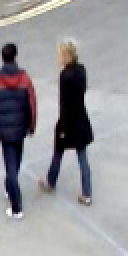
#> input picture Project/DATAIMAGE/positive/111.png, 64 x 128 px (shown 2 times larger); its folder holds only this picture in this run
$ python training_SVM.py   (older library calls are emulated)
#> lines starting #> are read from the running program, lines starting #| are printed output that depends on the picture
### Project/hog1.py
import cv2
import numpy as np
import matplotlib.pyplot as plt
from numpy import linalg as LA
import warnings
warnings.filterwarnings("ignore")

def hog_feature(img_gray, cell_size=8, block_size=2, bins=9):
    img = img_gray
    h, w = img.shape # 128, 64
    # gradient
    xkernel = np.array([[-1, 0, 1]])
    ykernel = np.array([[-1], [0], [1]])
    dx = cv2.filter2D(img, cv2.CV_32F, xkernel)
    dy = cv2.filter2D(img, cv2.CV_32F, ykernel)

    # histogram
    magnitude = np.sqrt(np.square(dx) + np.square(dy))
    orientation = np.arctan(np.divide(dy, dx+0.00001)) # radian
    orientation = np.degrees(orientation) # -90 -> 90
    orientation += 90 # 0 -> 180

    num_cell_x = w // cell_size # 8
    num_cell_y = h // cell_size # 16
    hist_tensor = np.zeros([num_cell_y, num_cell_x, bins]) # 16 x 8 x 9
    for cx in range(num_cell_x):
        for cy in range(num_cell_y):
            ori = orientation[cy*cell_size:cy*cell_size+cell_size, cx*cell_size:cx*cell_size+cell_size]
            mag = magnitude[cy*cell_size:cy*cell_size+cell_size, cx*cell_size:cx*cell_size+cell_size]
            hist, _ = np.histogram(ori, bins=bins, range=(0, 180), weights=mag) # 1-D vector, 9 elements
            hist_tensor[cy, cx, :] = hist
        pass
    pass

    # normalization
    redundant_cell = block_size-1
    feature_tensor = np.zeros([num_cell_y-redundant_cell, num_cell_x-redundant_cell, block_size*block_size*bins])
    for bx in range(num_cell_x-redundant_cell): # 7
        for by in range(num_cell_y-redundant_cell): # 15
            by_from = by
            by_to = by+block_size
            bx_from = bx
            bx_to = bx+block_size
            v = hist_tensor[by_from:by_to, bx_from:bx_to, :].flatten() # to 1-D array (vector)
            feature_tensor[by, bx, :] = v / LA.norm(v, 2)
            # avoid NaN:
            if np.isnan(feature_tensor[by, bx, :]).any(): # avoid NaN (zero division)
                feature_tensor[by, bx, :] = v

    return feature_tensor.flatten()

### Project/training_SVM.py
from skimage.feature import hog
import joblib,glob,os,cv2

from sklearn.svm import LinearSVC
from sklearn.model_selection import GridSearchCV, train_test_split
from sklearn import svm, metrics
from sklearn.metrics import classification_report
import numpy as np
from sklearn.preprocessing import LabelEncoder
from hog1 import hog_feature
train_data = []
train_labels = []
pos_im_path = 'DATAIMAGE/positive/'
neg_im_path = 'DATAIMAGE/negative/'
model_path = 'models/my_model.dat'
# Load the positive features
for filename in glob.glob(os.path.join(pos_im_path,"*.png")):
    fd = cv2.imread(filename,0)
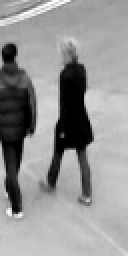
#> fd: shape (128, 64) (shown 2 times larger); min 0, max 255, mean 147.2
    fd = cv2.resize(fd,(64,128))
    # fd = hog(fd,orientations=9,pixels_per_cell=(8,8),visualize=False,cells_per_block=(2,2))
    fd = hog_feature(fd).reshape(1,-1)
#> in hog_feature, `dx = cv2.filter2D(img, cv2.CV_32F, xkernel)`:
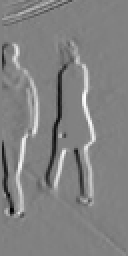
#> dx: shape (128, 64) float32 (shown 2 times larger); min -223, max 217, mean 1.8; drawn with min black and max white
#> in hog_feature, `dy = cv2.filter2D(img, cv2.CV_32F, ykernel)`:
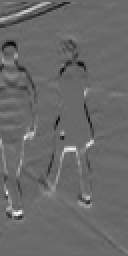
#> dy: shape (128, 64) float32 (shown 2 times larger); min -148, max 210, mean 0.4; drawn with min black and max white
#> in hog_feature, `magnitude = np.sqrt(np.square(dx) + np.square(dy))`:
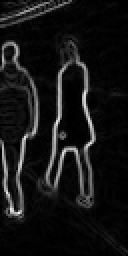
#> magnitude: shape (128, 64) float32 (shown 2 times larger); min 0, max 261, mean 21.7; drawn with min black and max white
#> in hog_feature, `orientation = np.arctan(np.divide(dy, dx+0.00001))`:
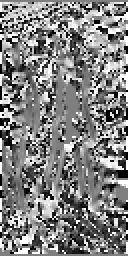
#> orientation: shape (128, 64) float32 (shown 2 times larger); min -1.57, max 1.57, mean 0.0285; drawn with min black and max white
#> in hog_feature, `orientation += 90`:
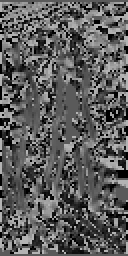
#> orientation: shape (128, 64) float32 (shown 2 times larger); min 7.63e-06, max 180, mean 91.6
    train_data.append(fd)
    train_labels.append(1)

# Load the negative features
for filename in glob.glob(os.path.join(neg_im_path,"*.jpg")):
    fd = cv2.imread(filename,0)
    fd = cv2.resize(fd,(64,128))
    # fd = hog(fd,orientations=9,pixels_per_cell=(8,8),visualize=False,cells_per_block=(2,2))
    fd = hog_feature(fd).reshape(1,-1)
    train_data.append(fd)
    train_labels.append(0)
# split data
#> (the run stopped early here; a loop or call above may not have finished)

$ run again, on Project/DATAIMAGE/positive/246.png
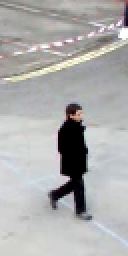
#> input picture Project/DATAIMAGE/positive/246.png, 64 x 128 px (shown 2 times larger)
#> in hog_feature, `magnitude = np.sqrt(np.square(dx) + np.square(dy))`:
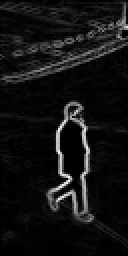
#> magnitude: shape (128, 64) float32 (shown 2 times larger); min 0, max 264.5, mean 19.5; drawn with min black and max white
#> in hog_feature, `orientation += 90`:
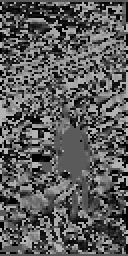
#> orientation: shape (128, 64) float32 (shown 2 times larger); min 7.63e-06, max 180, mean 91.9

$ run again, on Project/DATAIMAGE/positive/254.png
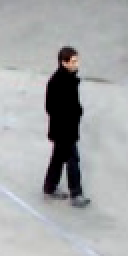
#> input picture Project/DATAIMAGE/positive/254.png, 64 x 128 px (shown 2 times larger)
#> in hog_feature, `magnitude = np.sqrt(np.square(dx) + np.square(dy))`:
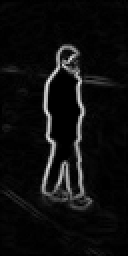
#> magnitude: shape (128, 64) float32 (shown 2 times larger); min 0, max 237.6, mean 14.3
#> in hog_feature, `orientation += 90`:
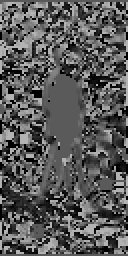
#> orientation: shape (128, 64) float32 (shown 2 times larger); min 2.29e-05, max 180, mean 88.9

$ run again, on Project/DATAIMAGE/positive/275.png
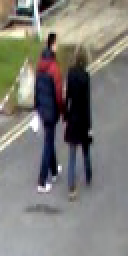
#> input picture Project/DATAIMAGE/positive/275.png, 64 x 128 px (shown 2 times larger)
#> in hog_feature, `magnitude = np.sqrt(np.square(dx) + np.square(dy))`:
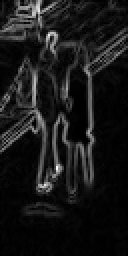
#> magnitude: shape (128, 64) float32 (shown 2 times larger); min 0, max 250.7, mean 24.5
#> in hog_feature, `orientation += 90`:
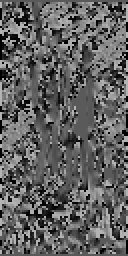
#> orientation: shape (128, 64) float32 (shown 2 times larger); min 7.63e-06, max 180, mean 97
